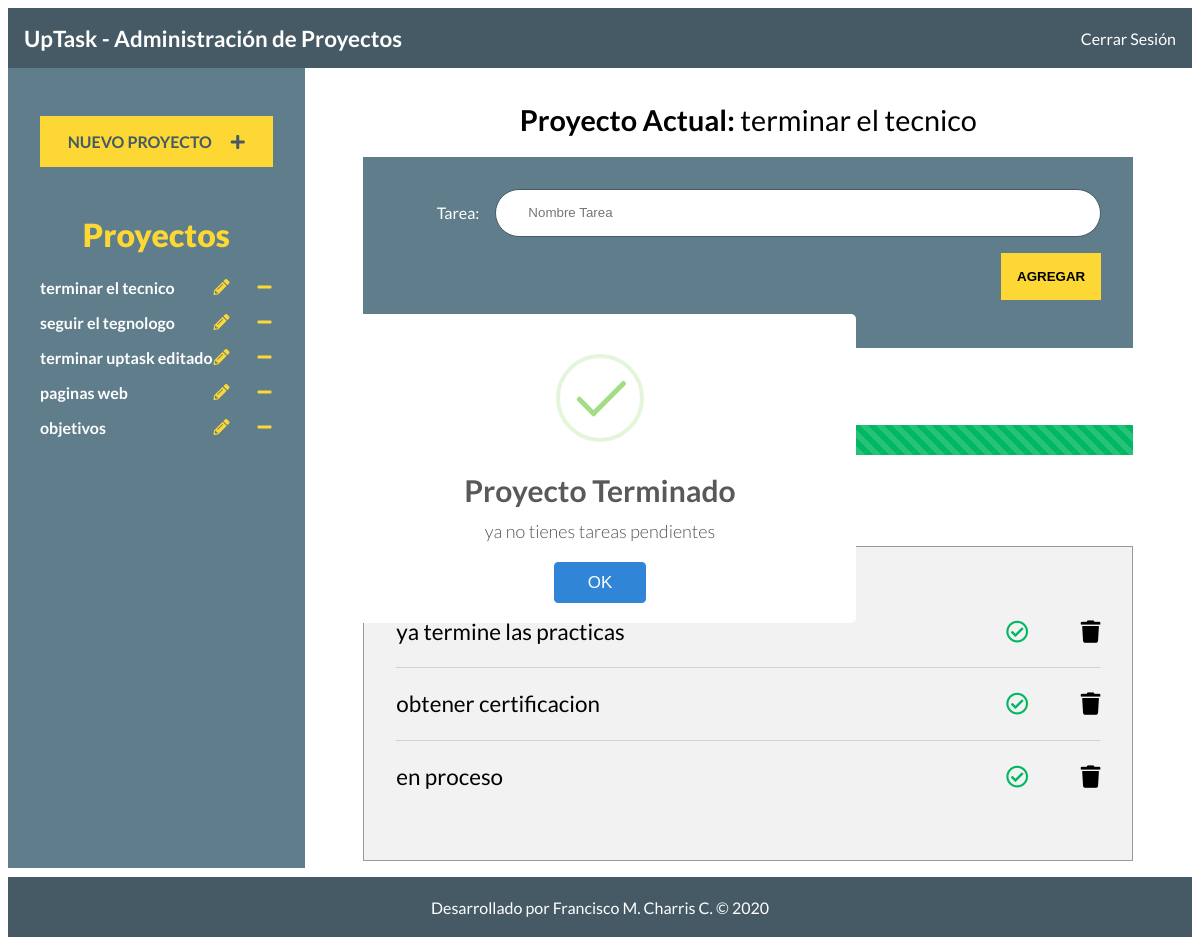
/index.php?id_proyecto=2 (signed in), run on the app's committed database.
### tables this page shows
CREATE TABLE `proyectos` (
  `id` int(11) NOT NULL,
  `nombre` varchar(100) NOT NULL
);

CREATE TABLE `tareas` (
  `id` int(11) NOT NULL,
  `nombre` varchar(100) NOT NULL,
  `estado` int(1) NOT NULL,
  `id_proyecto` int(11) NOT NULL
);

### inc/funciones/funciones.php (called while the page is built, shortened)
<?php
function obtenerPaginaActual(){
	$archivo = basename($_SERVER['PHP_SELF']);
	$pagina = str_replace(".php", "", $archivo);
	return $pagina;
}
function obtenerProyectos(){
	include "conexion.php";
	try {
		return $conn->query(" SELECT id, nombre FROM proyectos ");
	} catch (Exception $e) {
		echo "error : " . $e->getMessage();
		return false;
	}
}
function obtenerNombreProyecto($id = null){
	include "conexion.php";
	try {
		return $conn->query(" SELECT nombre FROM proyectos WHERE id = {$id}  ");
	} catch (Exception $e) {
		echo "error : " .  $e->getMessage();
	}
}
function obtenerTareasProyecto($id = null){
	include 'conexion.php';
	try {
		return $conn->query(" SELECT id, nombre, estado FROM tareas WHERE id_proyecto = {$id} ");
	} catch (Exception $e) {
		echo "error" . $e->getMessage();
		return false;
	}
}

### index.php (the view, shortened to what this page needs)
<?php
include 'inc/funciones/funciones.php';
include 'inc/templates/header.php';
include 'inc/templates/barra.php';
if(isset($_GET['id_proyecto']) && filter_var($_GET['id_proyecto'], FILTER_SANITIZE_NUMBER_INT)){
    $id_proyecto = filter_var($_GET['id_proyecto'], FILTER_SANITIZE_NUMBER_INT);
}else{
    $id_proyecto = 0;
}
?>
<div class="contenedor">
   <?php include 'inc/templates/sidebar.php'; ?>
    <main class="contenido-principal">
       <?php if($id_proyecto > 0){ ?>
             <?php
                $proyecto = obtenerNombreProyecto($id_proyecto);
                 if($proyecto){ ?>
                     <h1> Proyecto Actual:
                        <?php foreach($proyecto as $nombre):  ?>
                            <span><?php echo $nombre['nombre']; ?></span>
                        <?php endforeach; ?>
                    </h1>
                    <form action="#" class="agregar-tarea">
                        <div class="campo">
                            <label for="tarea">Tarea:</label>
                            <input type="text" placeholder="Nombre Tarea" class="nombre-tarea">
                        </div>
                        <div class="campo enviar">
                            <input type="submit" class="boton nueva-tarea" value="Agregar">
                        </div>
                    </form>
                <?php }else{
                    echo "<p>Selecciona un Proyecto a la izquierda</p>";
                } ?>
                <div class="avance">
                    <h2>Avance del proyecto:</h2>
                </div>
                <h2>Listado de tareas:</h2>
                <div class="listado-pendientes">
                    <ul>
                        <?php
                        $tareas = obtenerTareasProyecto($id_proyecto);
                        if($tareas->num_rows > 0){
                            foreach($tareas as $tarea){ ?>
                                <li id="tarea:<?php echo $tarea['id']; ?>" class="tarea">
                                    <p><?php echo $tarea['nombre'];?></p>
                                    <div class="acciones">
                                        <i class="far fa-check-circle <?php echo ($tarea['estado'] === '1' ? 'completo' : ''); ?>"></i>
                                        <i class="fas fa-trash"></i>
                                    </div>
                                </li>
                    <?php   }
                        }else{
                            echo  "<p class='lista-vacia'>no hay tareas para este proyecto</p>";
                        }
                        ?>
                    </ul>
                </div>
       <?php }else{
            echo "<h1>Bienvenido!!<small>escoje un proyecto de la izquierda</small></h1>";
            echo "<div class='listado-pendientes'>";
                echo "<p>Proyecto no seleccionado</p>";
            echo "</div>";
       } ?>
    </main>
</div>
<?php include 'inc/templates/footer.php'; ?>

### inc/templates/header.php (shortened to what this page needs)
<!DOCTYPE html>
<html lang="en">
<head>
    <link rel="stylesheet" href="css/fontawesome-all.min.css">
    <link rel="stylesheet" href="https://necolas.github.io/normalize.css/8.0.0/normalize.css">
    <link rel="stylesheet" href="css/sweetalert2.min.css">
    <link rel="stylesheet" href="css/style.css">
</head>
<body class="<?php echo obtenerPaginaActual(); ?>">

### inc/templates/barra.php
<div class="barra">
    <h1>UpTask - Administración de Proyectos</h1>
    <a href="login.php?cerrar_sesion=true">Cerrar Sesión</a>
</div>

### inc/templates/sidebar.php
 <aside class="contenedor-proyectos">
<div class="panel crear-proyecto">
    <a href="#" class="boton">Nuevo Proyecto <i class="fas fa-plus"></i> </a>
</div>
<div class="panel lista-proyectos">
    <h2>Proyectos</h2>
    <ul id="proyectos">
        <?php
             $proyectos = obtenerProyectos();
            if($proyectos){
                foreach($proyectos as $proyecto){ ?>
                    <li>
             <a href="index.php?id_proyecto=<?php echo $proyecto['id']; ?>" id="proyecto:<?php echo $proyecto['id']; ?>">
                            <?php echo $proyecto['nombre']; ?>
                        </a>
                        <div class="accionesProyecto">
                            <i class="fas fa-pencil-alt"></i>
                            <i class="fas fa-minus"></i>
                        </div>
                    </li>
        <?php  }
            }
        ?>
    </ul>
</div>
</aside>

### inc/templates/footer.php (shortened to what this page needs)
<footer>
    <div class="site-footer">
        <p>Desarrollado por Francisco M. Charris C. &copy; <?=date('Y')?></p>
    </div>
</footer>
</body>
</html>

### css/style.css (style rules this page uses)
html { box-sizing: border-box; height: 100%; }
*, *:before, *:after { box-sizing: inherit; }
body { font-family: 'Lato', sans-serif; min-height: 100%; }
.swal2-shown aside { height: 100vh; }
.campo { display: flex; margin-bottom: 1rem; align-items: center; }
.campo label { flex: 0 0 100px; text-align: right; padding-right: 1rem; }
.campo input[type="text"], .campo input[type="password"] { height: 3rem; border: 0; flex: 1; border: 1px solid #455A64; border-radius: 5rem; padding-left: 2rem; }
.enviar { justify-content: flex-end; }
.boton { background-color: #FDD835; text-align: center; transition: background-color .5s ease-in-out; display: block; padding: 1rem; text-transform: uppercase; font-weight: 400; border: none; font-weight: 900; }
body.index { height: 100vh; }
.barra { background-color: #455A64; padding: 1rem; height: 60px; display: flex; justify-content: space-between; align-items: center; }
.barra h1 { color: white; margin:0; font-size: 1.4rem; }
.barra a { color: white; text-decoration: none; }
.contenedor-proyectos { min-height: 100vh; max-width: 300px; background-color: #607D8B; padding-top: 1rem; }
.panel { padding: 1rem; margin: 1rem; }
.panel a { color: white; font-weight: bold; text-decoration: none; }
.panel h2 { color: #FDD835; font-weight: 900; text-align: center; font-size: 2rem; margin: 0; }
.crear-proyecto i { margin-left: 1rem; }
.crear-proyecto a { color: #455A64; }
.lista-proyectos ul { list-style: none; padding: 1.5rem 0 0 0; margin: 0; }
.lista-proyectos ul li { display: flex; justify-content: space-between; margin-bottom: 1rem; }
.accionesProyecto { display: flex; justify-content: space-between; min-width: 60px; }
.accionesProyecto i { padding: 1px; color: #FDD835; }
.contenedor { display: flex; flex-basis: calc(30% 70%); height: calc( 100% ); }
.contenido-principal { flex: 1; padding: 1rem; overflow: scroll; }
.contenido-principal h1, .contenido-principal h2 { text-align: center; }
.contenido-principal h1 { font-size: 1.8rem; }
.contenido-principal h2 { font-size: 1.4rem; margin-top: 2rem; }
.contenido-principal h1 span { font-weight: 400; }
.agregar-tarea { max-width: 800px; width: 90%; background-color: #607D8B; margin: 0 auto; padding: 2rem; color: white; transition: background-color .5s ease-in-out; }
.listado-pendientes { background-color: #F2F2F2; max-width: 800px; width: 90%; margin: 2rem auto 0 auto; padding: 2rem; border: 1px solid #999; }
.listado-pendientes ul { padding: 0; list-style: none; }
.listado-pendientes ul li { display: flex; align-items: center; justify-content: space-between; font-size: 1.4rem; border-bottom: 1px solid #d1d1d1; }
.listado-pendientes ul li:last-of-type { border-bottom: none; }
.listado-pendientes ul li i { cursor: pointer; }
.acciones i:last-child { margin-left: 3rem; }
.completo { color: #00B762; }
.site-footer { width: 100%; background-color: #455A64; padding: 1rem; height: 60px; display: flex; justify-content: center; align-items: center; z-index: 5; color: white; text-align: center; }

### data on the page
proyectos: nombre "terminar el tecnico"
proyectos: nombre "seguir el tegnologo"
proyectos: nombre "terminar uptask editado"
proyectos: nombre "paginas web"
proyectos: nombre "objetivos"
tareas: nombre "ya termine las practicas", estado 1 (drawn)
tareas: nombre "obtener certificacion", estado 1 (drawn)
tareas: nombre "en proceso", estado 1 (drawn)
